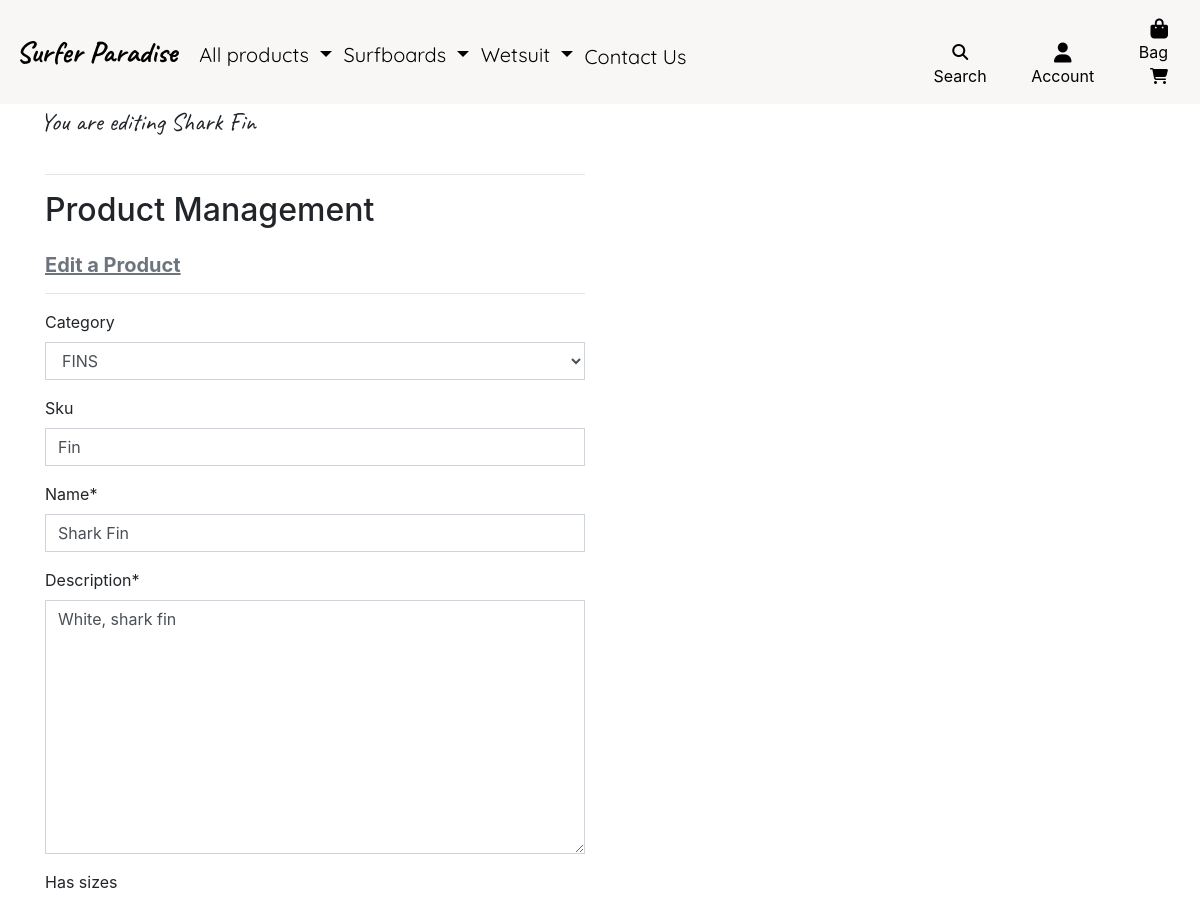
The app's page /products/edit/205/ (signed in, upper part), older data.
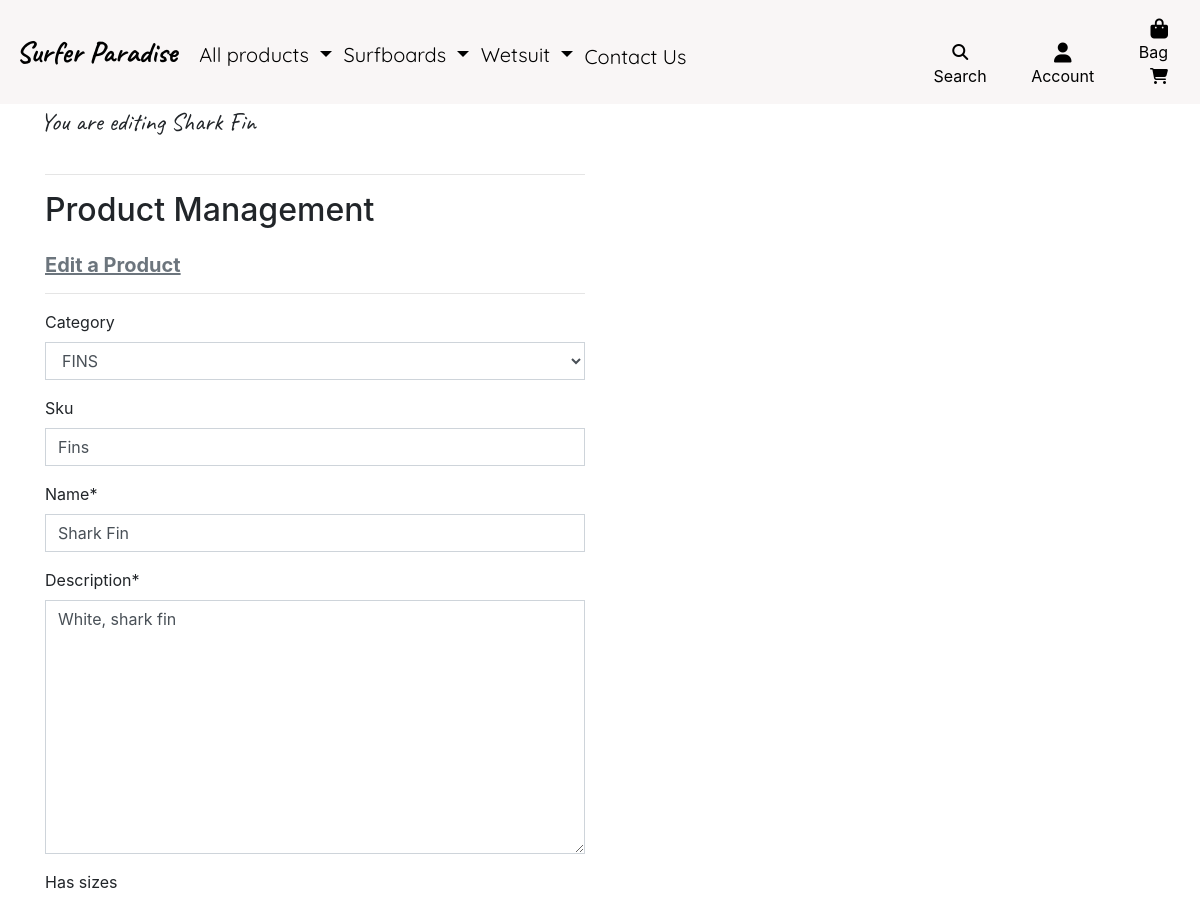
The same page, newer data.
### products/models.py (models this page shows, shortened)
class Product(models.Model):
    class NewManager(models.Manager):
        def get_queryset(self):
            return super().get_queryset().filter(id=0)
    options = (
        ('draft', 'Draft'),
        ('published', 'Published'),
    )
    category = models.ForeignKey('Category', null=True, blank=True, on_delete=models.SET_NULL)
    sku = models.CharField(max_length=254, null=True, blank=True)
    name = models.CharField(max_length=254)
    description = models.TextField()
    has_sizes = models.BooleanField(default=False, null=True, blank=True)
    favourites = models.ManyToManyField(
        User, related_name='favourite', default=None, blank=True)
    price = models.DecimalField(max_digits=6, decimal_places=2)
    rating = models.DecimalField(max_digits=6, decimal_places=2, null=True, blank=True)
    image_url = models.URLField(max_length=1024, null=True, blank=True)
    image = models.ImageField(null=True, blank=True)
    objects = models.Manager()  # default manager
    newmanager = NewManager()  # custom manager

### products/views.py (the view)
# urls.py: path('edit/<int:product_id>/', views.edit_product, name='edit_product'),
@login_required
def edit_product(request, product_id):
    if not request.user.is_superuser:
        messages.error(request, 'Sorry, only store owners can do that.')
        return redirect(reverse('home'))
    product = get_object_or_404(Product, pk=product_id)
    if request.method == 'POST':
        form = ProductForm(request.POST, request.FILES, instance=product)
        if form.is_valid():
            form.save()
            messages.success(request, 'Successfully updated product!')
            return redirect(reverse('product_detail', args=[product.id]))
        else:
            messages.error(request, 'Failed to update product. Please ensure the form is valid.')
    else:
        form = ProductForm(instance=product)
        messages.info(request, f'You are editing {product.name}')
    template = 'products/edit_product.html'
    context = {
        'form': form,
        'product': product,
    }
    return render(request, template, context)

### products/forms.py
class ProductForm(forms.ModelForm):
    class Meta:
        model = Product
        fields = '__all__'
    def __init__(self, *args, **kwargs):
        super().__init__(*args, **kwargs)
        categories = Category.objects.all()
        friendly_names = [(c.id, c.get_friendly_name()) for c in categories]
        self.fields['category'].choices = friendly_names
        for field_name, field in self.fields.items():
            field.widget.attrs['class'] = 'border-black rounded-0'

### bag/contexts.py (called while the page is built, shortened)
def bag_contents(request):
    bag_items = []
    total = 0
    product_count = 0
    bag = request.session.get('bag', {})
    grand_total =  total
    context = {
        'bag_items': bag_items,
        'total': total,
        'product_count': product_count,
        'grand_total': grand_total,
    }
    return context

### products/models.py (called while the page is built)
    def get_friendly_name(self):
        return self.friendly_name

### products/templates/products/edit_product.html (shortened to what this page needs)
{% extends "base.html" %}
{% load static %}
{% block content %}
    <div class="container">
        <div class="row">
            <div class="col-12 col-md-6">
                <hr>
                <h2 class="logo-font mb-4">Product Management</h2>
                <h5 class="text-muted">Edit a Product</h5>
                <hr>
            </div>
        </div>
        <div class="row">
            <div class="col-12 col-md-6">
                <form method="POST" action="{% url 'edit_product' product.id %}" class="form mb-2" enctype="multipart/form-data">
                    {{ form | crispy }}
                </form>
            </div>
        </div>
    </div>
{% endblock %}

Row changes from the older to the newer data that the page shows:
changed Product "FINS": sku "Fin" → "Fins"
